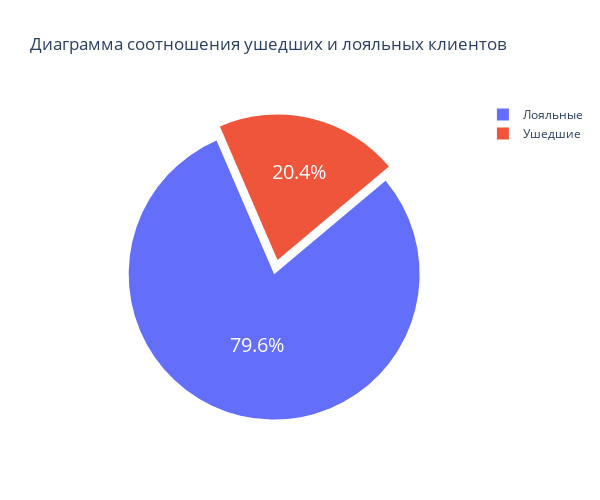

The notebook cell saved with this chart:
### Markdown cell above
### 9.1. Каково соотношение ушедших и лояльных клиентов? Покажите это на графике и дайте комментарий по соотношению.

### Code cell
values=[churn[churn['Exited']==0]['Exited'].count(), churn[churn['Exited']==1]['Exited'].count()]
labels=['Лояльные', 'Ушедшие']
trace=[go.Pie(
    labels=labels,
    values=values,
    rotation=50,
    showlegend=True,
    pull=[0.1,0,0,0,0],
    hoverinfo='label+percent',
    textinfo='percent',
    textfont=dict(size=20,color='white'))]
layout=go.Layout(
    title='Диаграмма соотношения ушедших и лояльных клиентов',
    width=600,
    height=500
)
fig=go.Figure(
    data=trace,
    layout=layout
    )
fig.show()
fig.write_html('temp/13.9.1.html')

### Figure 1 — Plotly figure (JSON) as saved in the notebook; plotly's stock layout.template omitted (floating-point values rounded to 4 significant figures)
{"data": [{"hoverinfo": "label+percent", "labels": ["Лояльные", "Ушедшие"], "pull": [0.1, 0, 0, 0, 0], "rotation": 50, "showlegend": true, "textfont": {"color": "white", "size": 20}, "textinfo": "percent", "type": "pie", "values": [7963, 2037]}], "layout": {"height": 500, "title": {"text": "Диаграмма соотношения ушедших и лояльных клиентов"}, "width": 600}}
